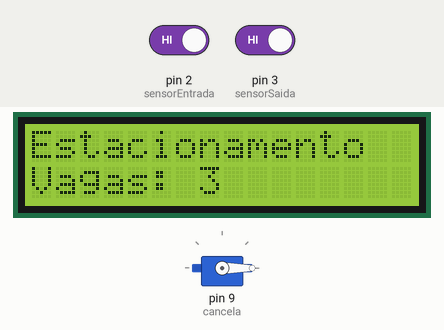
Simulated run of this sketch. Board: Arduino Uno, built with avr-gcc and run on an emulated ATmega328P. On the bench: 16×2 character LCD, servo. The inputs (shaded band) are chosen by the test bench; at power-on: pin 2 (sensorEntrada) HIGH, pin 3 (sensorSaida) HIGH.

Above: at 1.2 s.
1.3 s: pin 2 (sensorEntrada) driven LOW
At 1.7 s:
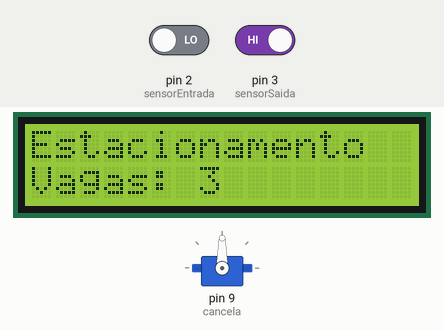
4.3 s: pin 3 (sensorSaida) driven LOW
At 5.2 s:
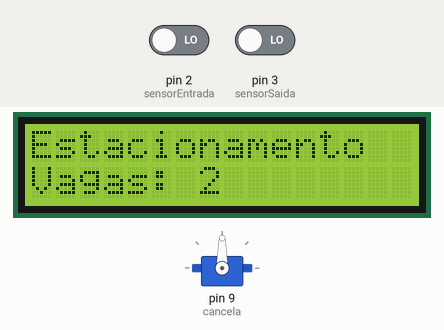
Timing chart, 0 to 7.8 s (numbered marks = the images above; inputs shaded):
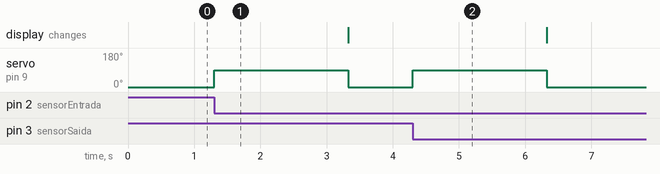

Measured:
- after the input at 1.3 s, servo on pin 9 (cancela): 0° → 90° at once, → 0° 2.0 s later
- after the input at 4.3 s, servo on pin 9 (cancela): 0° → 90° at once, → 0° 2.0 s later

The sketch:

sketch_controle_estacionamento.ino
```cpp
#include <Wire.h>
#include <LiquidCrystal_I2C.h>
#include <Servo.h>

// LCD I2C
LiquidCrystal_I2C lcd(0x27, 16, 2);

// Servo da cancela
Servo cancela;

// Pinos dos sensores
const int sensorEntrada = 2; // IR de entrada
const int sensorSaida   = 3; // IR de saída

// Variáveis
int vagas = 3; // total de vagas
bool estadoEntradaAnterior = HIGH;
bool estadoSaidaAnterior   = HIGH;

void setup() {
  lcd.init();
  lcd.backlight();
  lcd.setCursor(0,0);
  lcd.print("Estacionamento");
  lcd.setCursor(0,1);
  lcd.print("Vagas: ");
  lcd.print(vagas);

  cancela.attach(9);
  cancela.write(0); // cancela fechada

  pinMode(sensorEntrada, INPUT);
  pinMode(sensorSaida, INPUT);
}

void loop() {
  int estadoEntrada = digitalRead(sensorEntrada);
  int estadoSaida   = digitalRead(sensorSaida);

  // --- ENTRADA ---
  if (estadoEntrada == LOW && estadoEntradaAnterior == HIGH && vagas > 0) {
    abrirCancela();
    vagas--; // ocupa uma vaga
    atualizarDisplay();
    fecharCancela();
  }
  estadoEntradaAnterior = estadoEntrada;

  // --- SAÍDA ---
  if (estadoSaida == LOW && estadoSaidaAnterior == HIGH && vagas < 3) {
    abrirCancela();
    vagas++; // libera uma vaga
    atualizarDisplay();
    fecharCancela();
  }
  estadoSaidaAnterior = estadoSaida;
}

void abrirCancela() {
  cancela.write(90); // abre cancela
  delay(2000);       // tempo aberto
}

void fecharCancela() {
  cancela.write(0);  // fecha cancela
}

void atualizarDisplay() {
  lcd.clear();
  lcd.setCursor(0,0);
  lcd.print("Estacionamento");
  lcd.setCursor(0,1);
  lcd.print("Vagas: ");
  lcd.print(vagas);
}
```
